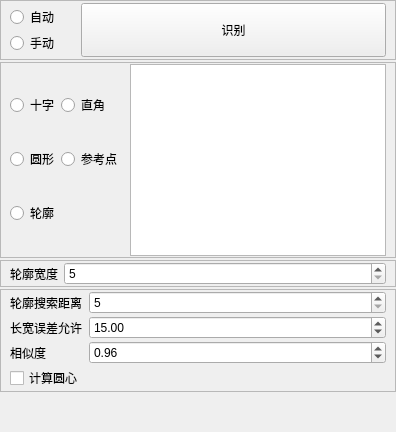
         <widget class="QWidget" name="page_3">
          <layout class="QVBoxLayout" name="verticalLayout_8">
           <property name="spacing">
            <number>2</number>
           </property>
           <property name="leftMargin">
            <number>0</number>
           </property>
           <property name="topMargin">
            <number>0</number>
           </property>
           <property name="rightMargin">
            <number>0</number>
           </property>
           <property name="bottomMargin">
            <number>0</number>
           </property>
           <item>
            <widget class="QFrame" name="frame">
             <property name="frameShape">
              <enum>QFrame::StyledPanel</enum>
             </property>
             <property name="frameShadow">
              <enum>QFrame::Raised</enum>
             </property>
             <layout class="QHBoxLayout" name="horizontalLayout_2">
              <property name="spacing">
               <number>13</number>
              </property>
              <property name="leftMargin">
               <number>0</number>
              </property>
              <property name="topMargin">
               <number>2</number>
              </property>
              <property name="rightMargin">
               <number>9</number>
              </property>
              <property name="bottomMargin">
               <number>2</number>
              </property>
              <item>
               <widget class="QWidget" name="widget_2" native="true">
                <layout class="QVBoxLayout" name="verticalLayout_2">
                 <property name="spacing">
                  <number>2</number>
                 </property>
                 <property name="topMargin">
                  <number>2</number>
                 </property>
                 <property name="rightMargin">
                  <number>2</number>
                 </property>
                 <property name="bottomMargin">
                  <number>2</number>
                 </property>
                 <item>
                  <widget class="QRadioButton" name="Mode_Auto">
                   <property name="text">
                    <string>自动  </string>
                   </property>
                  </widget>
                 </item>
                 <item>
                  <widget class="QRadioButton" name="Mode_Man">
                   <property name="text">
                    <string>手动  </string>
                   </property>
                  </widget>
                 </item>
                </layout>
               </widget>
              </item>
              <item>
               <widget class="QPushButton" name="Btn_Identify">
                <property name="sizePolicy">
                 <sizepolicy hsizetype="Expanding" vsizetype="Expanding">
                  <horstretch>0</horstretch>
                  <verstretch>0</verstretch>
                 </sizepolicy>
                </property>
                <property name="text">
                 <string>识别</string>
                </property>
               </widget>
              </item>
             </layout>
            </widget>
           </item>
           <item>
            <widget class="QFrame" name="frame_3">
             <property name="frameShape">
              <enum>QFrame::StyledPanel</enum>
             </property>
             <property name="frameShadow">
              <enum>QFrame::Raised</enum>
             </property>
             <layout class="QHBoxLayout" name="horizontalLayout">
              <property name="leftMargin">
               <number>0</number>
              </property>
              <property name="topMargin">
               <number>1</number>
              </property>
              <property name="bottomMargin">
               <number>1</number>
              </property>
              <item>
               <widget class="QWidget" name="widget_3" native="true">
                <layout class="QGridLayout" name="gridLayout_9">
                 <property name="leftMargin">
                  <number>9</number>
                 </property>
                 <property name="topMargin">
                  <number>1</number>
                 </property>
                 <property name="rightMargin">
                  <number>2</number>
                 </property>
                 <property name="bottomMargin">
                  <number>1</number>
                 </property>
                 <property name="spacing">
                  <number>2</number>
                 </property>
                 <item row="5" column="0">
                  <widget class="QRadioButton" name="Type_Shape">
                   <property name="text">
                    <string>轮廓</string>
                   </property>
                  </widget>
                 </item>
                 <item row="0" column="1">
                  <widget class="QRadioButton" name="Type_Angle">
                   <property name="text">
                    <string>直角</string>
                   </property>
                  </widget>
                 </item>
                 <item row="3" column="1">
                  <widget class="QRadioButton" name="Type_Relate">
                   <property name="text">
                    <string>参考点</string>
                   </property>
                  </widget>
                 </item>
                 <item row="0" column="0">
                  <widget class="QRadioButton" name="Type_Cross">
                   <property name="text">
                    <string>十字</string>
                   </property>
                  </widget>
                 </item>
                 <item row="3" column="0">
                  <widget class="QRadioButton" name="Type_Circle">
                   <property name="text">
                    <string>圆形</string>
                   </property>
                  </widget>
                 </item>
                </layout>
               </widget>
              </item>
              <item>
               <widget class="QListWidget" name="listWidget"/>
              </item>
             </layout>
            </widget>
           </item>
           <item>
            <widget class="QFrame" name="Frame_Mannul">
             <property name="frameShape">
              <enum>QFrame::StyledPanel</enum>
             </property>
             <property name="frameShadow">
              <enum>QFrame::Raised</enum>
             </property>
             <layout class="QFormLayout" name="formLayout">
              <property name="topMargin">
               <number>1</number>
              </property>
              <property name="bottomMargin">
               <number>1</number>
              </property>
              <item row="0" column="0">
               <widget class="QLabel" name="label_10">
                <property name="text">
                 <string>轮廓宽度</string>
                </property>
               </widget>
              </item>
              <item row="0" column="1">
               <widget class="QSpinBox" name="SB_Fat">
                <property name="minimum">
                 <number>5</number>
                </property>
                <property name="maximum">
                 <number>30</number>
                </property>
               </widget>
              </item>
             </layout>
            </widget>
           </item>
           <item>
            <widget class="QFrame" name="Frame_Shape">
             <property name="frameShape">
              <enum>QFrame::StyledPanel</enum>
             </property>
             <property name="frameShadow">
              <enum>QFrame::Raised</enum>
             </property>
             <layout class="QFormLayout" name="formLayout_2">
              <property name="verticalSpacing">
               <number>2</number>
              </property>
              <property name="topMargin">
               <number>1</number>
              </property>
              <property name="bottomMargin">
               <number>1</number>
              </property>
              <item row="0" column="0">
               <widget class="QLabel" name="label_7">
                <property name="text">
                 <string>轮廓搜索距离</string>
                </property>
               </widget>
              </item>
              <item row="0" column="1">
               <widget class="QSpinBox" name="SB_SearchLen">
                <property name="minimum">
                 <number>5</number>
                </property>
                <property name="maximum">
                 <number>1000</number>
                </property>
               </widget>
              </item>
              <item row="1" column="0">
               <widget class="QLabel" name="label_8">
                <property name="text">
                 <string>长宽误差允许</string>
                </property>
               </widget>
              </item>
              <item row="2" column="0">
               <widget class="QLabel" name="label_9">
                <property name="text">
                 <string>相似度</string>
                </property>
               </widget>
              </item>
              <item row="2" column="1">
               <widget class="QDoubleSpinBox" name="SB_Sim_Threshold">
                <property name="maximum">
                 <double>1.000000000000000</double>
                </property>
                <property name="singleStep">
                 <double>0.010000000000000</double>
                </property>
                <property name="value">
                 <double>0.960000000000000</double>
                </property>
               </widget>
              </item>
              <item row="3" column="0">
               <widget class="QCheckBox" name="CKB_Calcenter">
                <property name="text">
                 <string>计算圆心</string>
                </property>
               </widget>
              </item>
              <item row="1" column="1">
               <widget class="QDoubleSpinBox" name="SB_Wh_Threshold">
                <property name="minimum">
                 <double>10.000000000000000</double>
                </property>
                <property name="maximum">
                 <double>100.000000000000000</double>
                </property>
                <property name="singleStep">
                 <double>1.000000000000000</double>
                </property>
                <property name="value">
                 <double>15.000000000000000</double>
                </property>
               </widget>
              </item>
             </layout>
            </widget>
           </item>
           <item>
            <spacer name="verticalSpacer_2">
             <property name="orientation">
              <enum>Qt::Vertical</enum>
             </property>
             <property name="sizeHint" stdset="0">
              <size>
               <width>20</width>
               <height>40</height>
              </size>
             </property>
            </spacer>
           </item>
          </layout>
         </widget>
